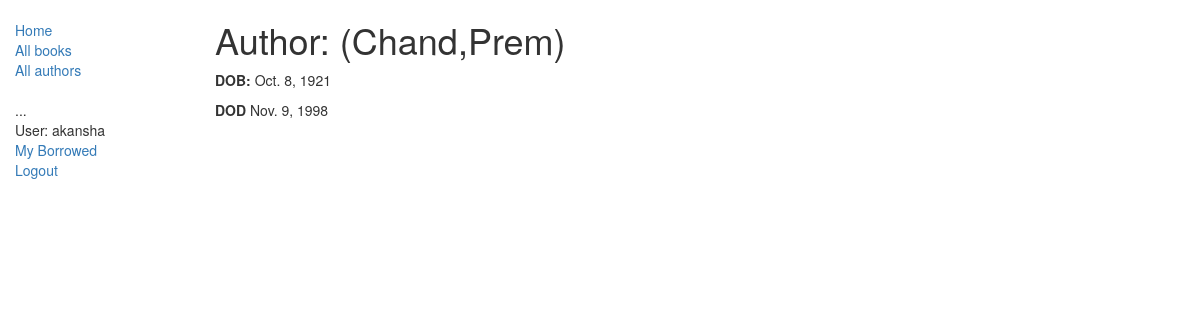
The app's page /catalog/author/3 (signed in) with its own data.
### catalog/models.py (models this page shows, shortened)
class Author(models.Model):
	first_name = models.CharField(max_length=100)
	last_name = models.CharField(max_length=100)
	date_of_birth = models.DateField(null=True, blank=True)
	date_of_death = models.DateField('Died', null=True, blank=True)
	class Meta:
		ordering = ["last_name","first_name"]

### catalog/views.py (the view)
# urls.py: path('author/<int:pk>', views.AuthorDetailView.as_view(), name='author-detail'),
class AuthorDetailView(generic.DetailView):
    model = Author

### catalog/templates/catalog/author_detail.html (shortened to what this page needs)
{% extends "base_generic.html" %}
{% block content %}
  <h1>Author: ({{ author.last_name }},{{ author.first_name}})</h1>
  <p><strong>DOB:</strong> {{ author.date_of_birth }}</p>
  <p><strong>DOD</strong> {{ author.date_of_death }}</p>
{% endblock %}

### catalog/templates/base_generic.html (shortened to what this page needs)
<!DOCTYPE html>
<html lang="en">
<head>
  <link rel="stylesheet" href="https://maxcdn.bootstrapcdn.com/bootstrap/3.3.7/css/bootstrap.min.css">
  {% load static %}
  <link rel="stylesheet" href="{% static 'css/styles.css' %}">
</head>
<body>
  <div class="container-fluid">
    <div class="row">
      <div class="col-sm-2">
      {% block sidebar %}
      <ul class="sidebar-nav">
          <li><a href="{% url 'index' %}">Home</a></li>
          <li><a href="{% url 'books' %}">All books</a></li>
          <li><a href="{% url 'authors' %}">All authors</a></li>
      </ul>
	  <ul class="sidebar-nav">
    ...
   {% if user.is_authenticated %}
     <li>User: {{ user.get_username }}</li>
	 <li><a href="{% url 'my-borrowed' %}">My Borrowed</a></li>
     <li><a href="{% url 'logout'%}?next={{request.path}}">Logout</a></li>
   {% else %}
     <li><a href="{% url 'login'%}?next={{request.path}}">Login</a></li>
   {% endif %}
  </ul>
     {% endblock %}
      </div>
      <div class="col-sm-10 ">
      {% block content %}{% endblock %}
      </div>
    </div>
  </div>
</body>
</html>

### catalog/static/css/styles.css (style rules this page uses)
.sidebar-nav { margin-top: 20px; padding: 0; list-style: none; }

### records on screen
Author: last_name "Chand", first_name "Prem", date_of_birth "Oct. 8, 1921", date_of_death "Nov. 9, 1998"

### other values on screen
{{ user.get_username }} "akansha"
